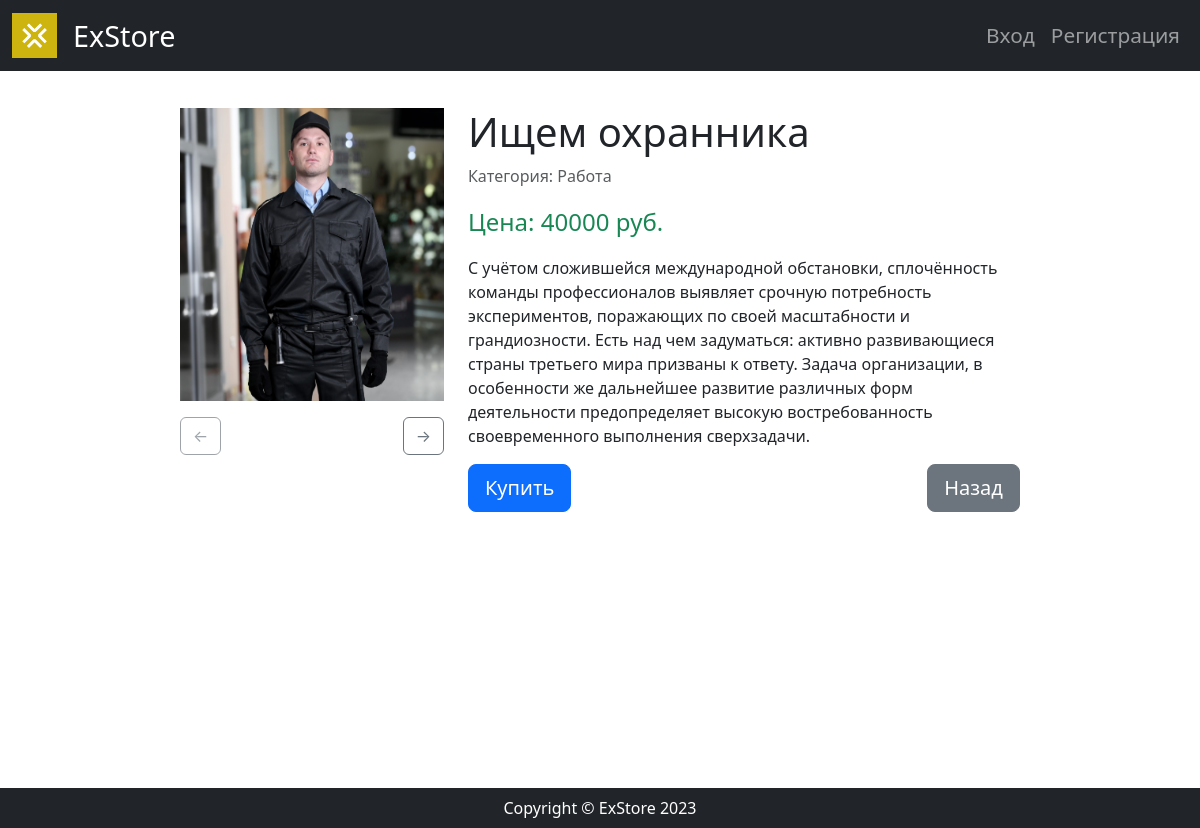
The page /product/ishem-ohrannika on the database its author committed.
### goods/models.py (models this page shows, shortened)
class ProductImage(models.Model):
    image = models.ImageField(upload_to="goods_images")
    product = models.ForeignKey(to=Product, on_delete=models.CASCADE, related_name='images')

class Product(models.Model):
    name = models.CharField(max_length=100, unique=True)
    slug = models.SlugField(max_length=100, unique=True, blank=True, null=True)
    description = models.TextField(blank=True, null=True)
    price = models.PositiveIntegerField(default=0)
    time_create = models.DateTimeField(auto_now_add=True)
    time_update = models.DateTimeField(auto_now=True)
    category = models.ForeignKey(
        to=Category,
        on_delete=models.SET(Category.get_default_category),
        related_name='products'
    )

class Category(models.Model):
    name = models.CharField(max_length=100, unique=True)
    slug = models.SlugField(max_length=100, unique=True, blank=True, null=True)

### goods/views.py (the view)
# urls.py: path('<slug:product_slug>', views.product_page, name="index"),
def product_page(request, product_slug):
    if request.method == 'POST':
        product = Product.objects.get(slug=request.POST.get("product_slug", None))
        curr_user = request.user
        cart_item, created = Cart_item.objects.get_or_create(
            user=curr_user,
            product=product
        )
        if not created:
            cart_item.count += 1
            cart_item.save()
        return redirect("main:index")
    else:
        product = Product.objects.get(slug=product_slug)
        context = {
            "product": product
        }
        return render(request, 'goods/product.html', context=context)

### goods/templates/goods/product.html (shortened to what this page needs)
{% extends "main/base.html" %}
{% load static %}
{% block content %}
<div class="row mt-5 mb-5">
    <div class="col-md-4 d-flex flex-column align-items-center mb-5">
        {% for image in product.images.all %}
        <img src="{{ image.image.url }}" class="product_image img-fluid {% if not forloop.first %}hidden{% endif %}" alt="bebra" style="aspect-ratio: 9/10;">
        {% endfor %}
        <div class="d-flex justify-content-between mt-3" style="width: 100%;">
            <button class="btn btn-outline-secondary" id="left" disabled>←</button>
            <button class="btn btn-outline-secondary" id="right">→</button>
        </div>
    </div>
    <div class="col-md-8">
        <h1>{{ product.name }}</h1>
        <p class="text-muted">Категория: {{ product.category.name }}</p>
        <p class="fs-4 text-success">Цена: {{ product.price }} руб.</p>
        <p>{{ product.description }}</p>
        <div class="d-flex justify-content-between">
        <form action="{% url "product:index" product.slug %}" method="post">
            <button type="submit" class="btn btn-primary btn-lg">Купить</button>
        </form>
        <a href="{% url "main:index" %}" class="btn btn-secondary btn-lg">Назад</a>
    </div>
</div>
{% endblock content %}

### static/css/base.css (style rules this page uses)
html, body { height: 100%; margin: 0; }
body { padding-top: 60px; padding-right: 0 !important }

### rows shown on the page
ProductImage: image (picture)
Product: name "Ищем охранника", category.name "Работа", price "40000", description "С учётом сложившейся международной обстановки, сплочённость команды профессионалов выявляет срочную потребность экспериментов, поражающих по своей масштабности и грандиозности. Есть над чем задуматься: активно развивающиеся страны третьего мира призваны к ответу. Задача организации, в особенности же дальнейшее развитие различных форм деятельности предопределяет высокую востребованность своевременного выполнения сверхзадачи."
